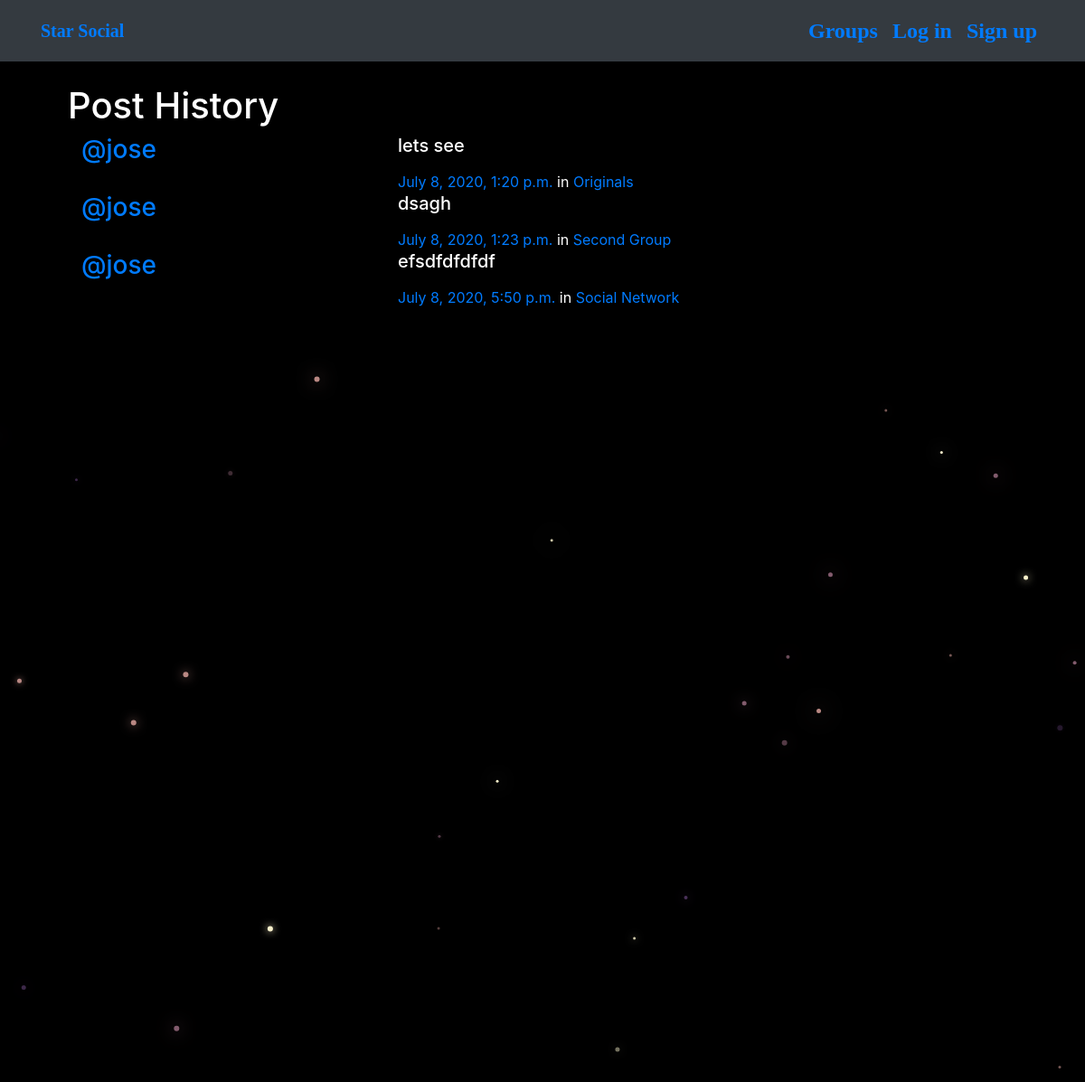
Page /posts/by/jose/ on the committed database.
### posts/models.py (models this page shows, shortened)
class Post(models.Model):
    user=models.ForeignKey(User,related_name='posts',on_delete=models.CASCADE)
    created_at=models.DateTimeField(auto_now=True)
    message=models.TextField()
    message_html=models.TextField(editable=False)
    group=models.ForeignKey(Group,related_name='posts',null=True,blank=True,on_delete=models.CASCADE)

### groups/models.py (models this page shows, shortened)
class Group(models.Model):
    name=models.CharField(max_length=255,unique=True)
    slug=models.SlugField(allow_unicode=True,unique=True) #SlugField in Django is like a CharField, where you can specify max_length attribute also. If max_length is not specified, Django will use a default length of 50. I
    description=models.TextField(blank=True,default='')
    description_html=models.TextField(editable=False,default='',blank=True)
    members=models.ManyToManyField(User,through='GroupMember')#all the member to this particular group
    class Meta:
        ordering =['name']

### posts/views.py (the view, shortened to what this page needs)
# urls.py: path("by/<username>/",views.UserPosts.as_view(),name="for_user"),
class UserPosts(generic.ListView):
    model=models.Post
    template_name='posts/user_post_list.html'
    def get_queryset(self):
        try: #the user obkect here is fetching from get_usr_model orm
            self.post_user=User.objects.prefetch_related ('posts').get(username__iexact=self.kwargs.get('username'))#to fetch the post of thr user
        except User.DoesNotExist:
            raise Http404
        else:
            return self.post_user.posts.all()

### posts/templates/posts/user_post_list.html
{% extends "posts/post_base.html" %}
{% block prepost %}
<div class="col-md-4">
	<h1>Post History</h1>
</div>
{% endblock %}
{% block post_content %}
<div class="col-md-12">
	{% for post in post_list %}
		{% include "posts/_post.html" %}
	{% endfor %}
</div>
{% endblock %}

### posts/templates/posts/_post.html (shortened to what this page needs)
<div class="media">
  <div class="col-md-4">
	<h3 class="mr-5"><a href="{% url 'posts:for_user' username=post.user.username %}">@{{ post.user.username }}</a></h3>
  </div>
  <div class="col-md-8">
	<div class="media-body">
		<h5>{{ post.message_html|safe }}</h5>
			<time class="time"><a href="{% url 'posts:single' username=post.user.username pk=post.pk %}">{{ post.created_at }}</a></time>
			{% if post.group %}
			<span class="group-name">in <a href="#">{{ post.group.name }}</a></span>
			{% endif %}
	</div>
</div>
</div>

### static/simplesocial/css/master.css (style rules this page uses)
body { margin: 0; overflow: hidden; background-color:Black; color:White; }

### rows in the picture
Post: user.username "jose", message_html "lets see", created_at "July 8, 2020, 1:20 p.m.", group.name "Originals"
Post: user.username "jose", message_html "dsagh", created_at "July 8, 2020, 1:23 p.m.", group.name "Second Group"
Post: user.username "jose", message_html "efsdfdfdfdf", created_at "July 8, 2020, 5:50 p.m.", group.name "Social Network"
